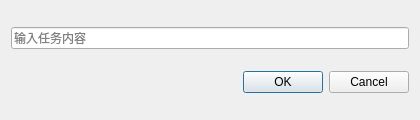
<?xml version="1.0" encoding="UTF-8"?>
<ui version="4.0">
 <class>TaskEditDialog</class>
 <widget class="QDialog" name="TaskEditDialog">
  <property name="windowTitle">
   <string>任务</string>
  </property>
  <property name="geometry">
   <rect>
    <x>0</x>
    <y>0</y>
    <width>420</width>
    <height>120</height>
   </rect>
  </property>
  <layout class="QVBoxLayout" name="verticalLayout">
   <item>
    <widget class="QLineEdit" name="contentLineEdit">
     <property name="placeholderText">
      <string>输入任务内容</string>
     </property>
    </widget>
   </item>
   <item>
    <widget class="QDialogButtonBox" name="buttonBox">
     <property name="orientation">
      <enum>Qt::Horizontal</enum>
     </property>
     <property name="standardButtons">
      <set>QDialogButtonBox::Cancel|QDialogButtonBox::Ok</set>
     </property>
    </widget>
   </item>
  </layout>
 </widget>
 <resources/>
 <connections/>
</ui>
